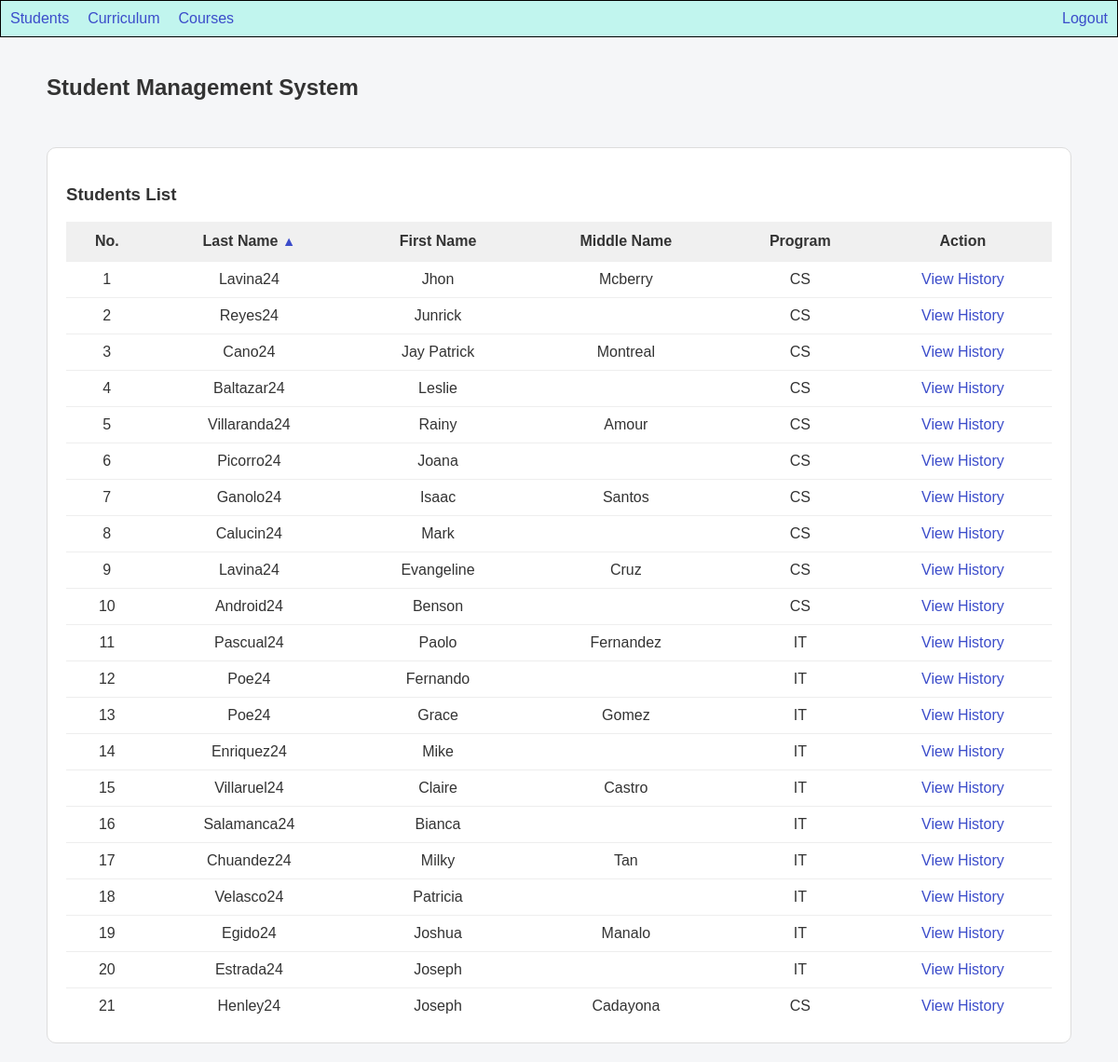
Page /public/index.php (signed in) on the earlier database version.
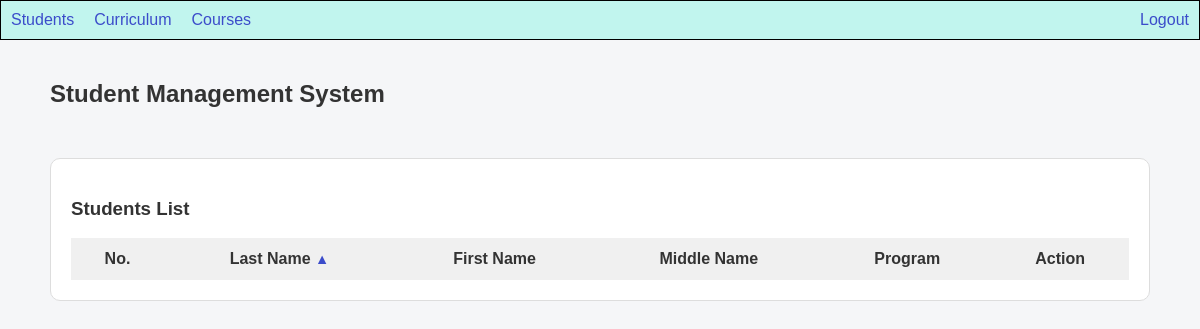
Same page on the later database version.
### tables this page shows
CREATE TABLE student_programs (
    studProgID int auto_increment primary key,
    student_id int not null unique,
    courseID int not null,
    startDate date not null default (current_date),
    end_date date default null,
    status enum('ACTIVE', 'TERMINATED', 'TRANSFERRED') not null default 'ACTIVE',

    foreign key (student_id) references students(id),
    foreign key (courseID) references course(courseID)
);

CREATE TABLE students (
    id int auto_increment primary key,
    lastname varchar(30) not null,
    firstname varchar(30) not null,
    middlename varchar(30),
    age tinyint unsigned not null
);

CREATE TABLE course (
    courseID int auto_increment primary key,
    courseName varchar(10) not null unique,
    courseDesc varchar(255) not null
);

### models/Student.php (called while the page is built, shortened)
<?php
class Student {
    public static function all($conn, $order = 'ASC') {
        $order = strtoupper($order);
        $sql = "SELECT st.id, st.firstname, st.lastname, st.middlename, st.age, sp.courseID, c.courseName
                FROM student_programs sp
                JOIN students st ON sp.student_id = st.id
                JOIN course c ON sp.courseID = c.courseID
                ORDER BY st.id $order";
        return $conn->query($sql);
    }
}

### public/index.php (the view, shortened to what this page needs)
<?php
require_once __DIR__ . '/../includes/header.php';
require_once __DIR__ . '/../config/database.php';
require_once __DIR__ . '/../models/Student.php';
$order = (isset($_GET['sort']) && $_GET['sort'] === 'desc') ? 'DESC' : 'ASC';
$result = Student::all($conn, $order);
$toggleOrder = ($order === "ASC") ? 'desc' : 'asc';
?>
<div class="container">
    <h2>
        Student Management System
    </h2>
    <div class="table-container">
        <h3>Students List</h3>
        <table>
            <tr>
                <th>No.</th>
                <th>Last Name
                <a href="?sort=<?= $toggleOrder ?>" style="text-decoration: none; font-size: 0.9em;"><?= ($order === 'ASC') ? '▲' : '▼' ?></a>
                </th>
                <th>First Name</th>
                <th>Middle Name</th>
                <th>Program</th>
                <th>Action</th>
            </tr>
            <?php
                $no = 1;
                while ($row = $result->fetch_assoc()):
            ?>
                <tr>
                    <td><?= $no++ ?></td>
                    <td><?= $row['lastname'] ?></td>
                    <td><?= $row['firstname'] ?></td>
                    <td><?= $row['middlename'] ?></td>
                    <td><?= $row['courseName'] ?></td>
                    <td>
                        <a href="/enrollment_system/public/students/student_history.php?studentID=<?= $row['id'] ?>">View History</a>
                    </td>
                </tr>
            <?php endwhile; ?>
        </table>
    </div>
</div>

Differences in the rows shown:
removed student_programs: student.lastname "Lavina24", student.firstname "Jhon", student.middlename "Mcberry", courseID.courseName "CS"
removed student_programs: student.lastname "Reyes24", student.firstname "Junrick", courseID.courseName "CS"
removed student_programs: student.lastname "Cano24", student.firstname "Jay Patrick", student.middlename "Montreal", courseID.courseName "CS"
removed student_programs: student.lastname "Baltazar24", student.firstname "Leslie", courseID.courseName "CS"
removed student_programs: student.lastname "Villaranda24", student.firstname "Rainy", student.middlename "Amour", courseID.courseName "CS"
removed student_programs: student.lastname "Picorro24", student.firstname "Joana", courseID.courseName "CS"
removed student_programs: student.lastname "Ganolo24", student.firstname "Isaac", student.middlename "Santos", courseID.courseName "CS"
removed student_programs: student.lastname "Calucin24", student.firstname "Mark", courseID.courseName "CS"
removed student_programs: student.lastname "Lavina24", student.firstname "Evangeline", student.middlename "Cruz", courseID.courseName "CS"
removed student_programs: student.lastname "Android24", student.firstname "Benson", courseID.courseName "CS"
removed student_programs: student.lastname "Pascual24", student.firstname "Paolo", student.middlename "Fernandez", courseID.courseName "IT"
removed student_programs: student.lastname "Poe24", student.firstname "Fernando", courseID.courseName "IT"
removed student_programs: student.lastname "Poe24", student.firstname "Grace", student.middlename "Gomez", courseID.courseName "IT"
removed student_programs: student.lastname "Enriquez24", student.firstname "Mike", courseID.courseName "IT"
removed student_programs: student.lastname "Villaruel24", student.firstname "Claire", student.middlename "Castro", courseID.courseName "IT"
removed student_programs: student.lastname "Salamanca24", student.firstname "Bianca", courseID.courseName "IT"
removed student_programs: student.lastname "Chuandez24", student.firstname "Milky", student.middlename "Tan", courseID.courseName "IT"
removed student_programs: student.lastname "Velasco24", student.firstname "Patricia", courseID.courseName "IT"
removed student_programs: student.lastname "Egido24", student.firstname "Joshua", student.middlename "Manalo", courseID.courseName "IT"
removed student_programs: student.lastname "Estrada24", student.firstname "Joseph", courseID.courseName "IT"
removed student_programs: student.lastname "Henley24", student.firstname "Joseph", student.middlename "Cadayona", courseID.courseName "CS"
